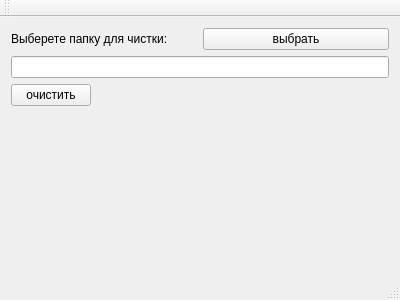
<?xml version="1.0" encoding="UTF-8"?>
<ui version="4.0">
 <class>MainWindow</class>
 <widget class="QMainWindow" name="MainWindow">
  <property name="geometry">
   <rect>
    <x>0</x>
    <y>0</y>
    <width>400</width>
    <height>300</height>
   </rect>
  </property>
  <property name="windowTitle">
   <string>MainWindow</string>
  </property>
  <widget class="QWidget" name="centralWidget">
   <layout class="QVBoxLayout" name="verticalLayout">
    <item>
     <layout class="QHBoxLayout" name="horizontalLayout">
      <item>
       <widget class="QLabel" name="label">
        <property name="text">
         <string>Выберете папку для чистки:</string>
        </property>
       </widget>
      </item>
      <item>
       <widget class="QPushButton" name="pushButton">
        <property name="text">
         <string>выбрать</string>
        </property>
       </widget>
      </item>
     </layout>
    </item>
    <item>
     <widget class="QLineEdit" name="lineEdit"/>
    </item>
    <item>
     <layout class="QHBoxLayout" name="horizontalLayout_2">
      <item>
       <widget class="QPushButton" name="pushButton_2">
        <property name="text">
         <string>очистить</string>
        </property>
       </widget>
      </item>
      <item>
       <spacer name="horizontalSpacer">
        <property name="orientation">
         <enum>Qt::Horizontal</enum>
        </property>
        <property name="sizeHint" stdset="0">
         <size>
          <width>40</width>
          <height>20</height>
         </size>
        </property>
       </spacer>
      </item>
     </layout>
    </item>
    <item>
     <spacer name="verticalSpacer">
      <property name="orientation">
       <enum>Qt::Vertical</enum>
      </property>
      <property name="sizeHint" stdset="0">
       <size>
        <width>20</width>
        <height>138</height>
       </size>
      </property>
     </spacer>
    </item>
   </layout>
  </widget>
  <widget class="QMenuBar" name="menuBar">
   <property name="geometry">
    <rect>
     <x>0</x>
     <y>0</y>
     <width>400</width>
     <height>21</height>
    </rect>
   </property>
  </widget>
  <widget class="QToolBar" name="mainToolBar">
   <attribute name="toolBarArea">
    <enum>TopToolBarArea</enum>
   </attribute>
   <attribute name="toolBarBreak">
    <bool>false</bool>
   </attribute>
  </widget>
  <widget class="QStatusBar" name="statusBar"/>
 </widget>
 <layoutdefault spacing="6" margin="11"/>
 <resources/>
 <connections/>
</ui>
